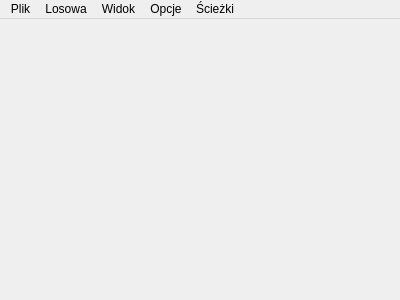
<?xml version="1.0" encoding="UTF-8"?>
<ui version="4.0">
 <class>MainWindow</class>
 <widget class="QMainWindow" name="MainWindow">
  <property name="geometry">
   <rect>
    <x>0</x>
    <y>0</y>
    <width>400</width>
    <height>300</height>
   </rect>
  </property>
  <property name="windowTitle">
   <string>Labirynt</string>
  </property>
  <widget class="QWidget" name="centralWidget">
   <layout class="QGridLayout" name="gridLayout">
    <item row="0" column="0">
     <widget class="Labirynth" name="labirynth" native="true"/>
    </item>
   </layout>
  </widget>
  <widget class="QMenuBar" name="menuBar">
   <property name="geometry">
    <rect>
     <x>0</x>
     <y>0</y>
     <width>400</width>
     <height>20</height>
    </rect>
   </property>
   <widget class="QMenu" name="menuPlik">
    <property name="title">
     <string>Plik</string>
    </property>
    <addaction name="actionOtw_rz"/>
    <addaction name="actionZapisz"/>
   </widget>
   <widget class="QMenu" name="menuLosuj">
    <property name="title">
     <string>Losowa</string>
    </property>
    <addaction name="actionLosowa_mapa"/>
   </widget>
   <widget class="QMenu" name="menuWidok">
    <property name="title">
     <string>Widok</string>
    </property>
    <addaction name="actionPoka_siatke"/>
   </widget>
   <widget class="QMenu" name="menuOpcje">
    <property name="title">
     <string>Opcje</string>
    </property>
    <addaction name="actionZezwalaj_na_uko_ne_cie_ki"/>
    <addaction name="actionZezwalaj_na_ruch_prostopad_y"/>
    <addaction name="actionKonik"/>
   </widget>
   <widget class="QMenu" name="menu_cie_ki">
    <property name="title">
     <string>Ścieżki</string>
    </property>
    <addaction name="actionPoka_wszystkie"/>
    <addaction name="actionNastepna"/>
   </widget>
   <addaction name="menuPlik"/>
   <addaction name="menuLosuj"/>
   <addaction name="menuWidok"/>
   <addaction name="menuOpcje"/>
   <addaction name="menu_cie_ki"/>
  </widget>
  <action name="actionOtw_rz">
   <property name="text">
    <string>Otwórz</string>
   </property>
   <property name="shortcut">
    <string>Ctrl+O</string>
   </property>
  </action>
  <action name="actionLosowa_mapa">
   <property name="text">
    <string>Losowa mapa...</string>
   </property>
   <property name="shortcut">
    <string>L</string>
   </property>
  </action>
  <action name="actionPoka_siatke">
   <property name="checkable">
    <bool>true</bool>
   </property>
   <property name="checked">
    <bool>true</bool>
   </property>
   <property name="text">
    <string>Pokaż siatke</string>
   </property>
  </action>
  <action name="actionZapisz">
   <property name="text">
    <string>Zapisz</string>
   </property>
   <property name="shortcut">
    <string>Ctrl+S</string>
   </property>
  </action>
  <action name="actionZezwalaj_na_uko_ne_cie_ki">
   <property name="checkable">
    <bool>true</bool>
   </property>
   <property name="text">
    <string>Zezwalaj na ruch ukośny</string>
   </property>
  </action>
  <action name="actionZezwalaj_na_ruch_prostopad_y">
   <property name="checkable">
    <bool>true</bool>
   </property>
   <property name="checked">
    <bool>true</bool>
   </property>
   <property name="text">
    <string>Zezwalaj na ruch prostopadły</string>
   </property>
  </action>
  <action name="actionKonik">
   <property name="checkable">
    <bool>true</bool>
   </property>
   <property name="text">
    <string>Konik :)</string>
   </property>
  </action>
  <action name="actionPoka_wszystkie">
   <property name="checkable">
    <bool>true</bool>
   </property>
   <property name="checked">
    <bool>true</bool>
   </property>
   <property name="text">
    <string>Pokaż wszystkie</string>
   </property>
  </action>
  <action name="actionNastepna">
   <property name="enabled">
    <bool>false</bool>
   </property>
   <property name="text">
    <string>Nastepna</string>
   </property>
   <property name="shortcut">
    <string>N</string>
   </property>
  </action>
 </widget>
 <layoutdefault spacing="6" margin="11"/>
 <customwidgets>
  <customwidget>
   <class>Labirynth</class>
   <extends>QWidget</extends>
   <header>labirynth.h</header>
   <container>1</container>
  </customwidget>
 </customwidgets>
 <resources/>
 <connections/>
</ui>
